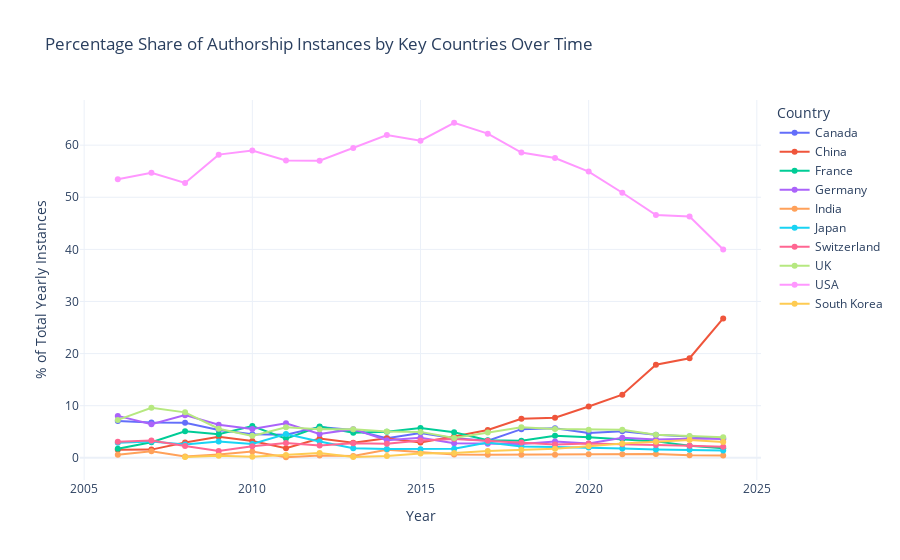

Notebook code cell kept with this figure:
### Markdown cell above
### H2: Geographic Shifts

**Hypothesis:** While North America (USA/Canada) has historically dominated, contributions from East Asia (particularly China) have shown the most rapid growth in recent years, significantly increasing their share of publications.

**Quantification:** Calculate the percentage share of total yearly authorship instances for key countries over time. Filter out "Unknown Country" instances before calculating percentages.

### Code cell
# Filter out unknown countries
geo_df = df[df['Country'] != 'Unknown Country'].copy()

# Calculate counts per year and country
country_yearly_counts = geo_df.groupby(['Year', 'Country']).size().reset_index(name='Count')

# Calculate total counts per year (only considering known countries)
total_yearly_counts = country_yearly_counts.groupby('Year')['Count'].sum().reset_index(name='TotalYearlyCount')

# Merge totals back to calculate percentages
country_yearly_perc = pd.merge(country_yearly_counts, total_yearly_counts, on='Year')
country_yearly_perc['Percentage'] = (country_yearly_perc['Count'] / country_yearly_perc['TotalYearlyCount']) * 100

# Select key countries/regions to plot
key_countries = ['USA', 'China', 'Canada', 'UK', 'Germany', 'France', 'India', 'Japan', 'South Korea', 'Switzerland']

# Filter data for plotting
plot_data_h2 = country_yearly_perc[country_yearly_perc['Country'].isin(key_countries)]

# Create the interactive line plot
fig_h2 = px.line(plot_data_h2,
                 x='Year',
                 y='Percentage',
                 color='Country',
                 markers=True,
                 title='Percentage Share of Authorship Instances by Key Countries Over Time',
                 labels={'Percentage': '% of Total Yearly Instances', 'Year': 'Year'},
                 hover_data={'Count': True, 'Percentage': ':.2f%'})

fig_h2.update_layout(hovermode="x unified")
fig_h2.show()

### Figure 1 — Plotly figure (JSON) as saved in the notebook; plotly's stock layout.template omitted (floating-point values rounded to 4 significant figures)
{"data": [{"customdata": [[37], [43], [50], [41], [41], [41], [70], [61], [51], [63], [76], [137], [424], [624], [604], [973], [1068], [1400], [1840]], "hovertemplate": "Country=Canada<br>Year=%{x}<br>% of Total Yearly Instances=%{y:.2f%}<br>Count=%{customdata[0]}<extra></extra>", "legendgroup": "Canada", "line": {"color": "#636efa", "dash": "solid"}, "marker": {"symbol": "circle"}, "mode": "lines+markers", "name": "Canada", "orientation": "v", "showlegend": true, "type": "scatter", "x": [2006, 2007, 2008, 2009, 2010, 2011, 2012, 2013, 2014, 2015, 2016, 2017, 2018, 2019, 2020, 2021, 2022, 2023, 2024], "xaxis": "x", "y": [7.088, 6.761, 6.711, 5.325, 4.545, 4.447, 5.922, 5.328, 3.747, 4.751, 3.774, 3.27, 5.496, 5.654, 4.775, 5.107, 4.41, 4.107, 3.628], "yaxis": "y"}, {"customdata": [[8], [10], [22], [31], [29], [17], [44], [33], [51], [39], [82], [223], [577], [851], [1245], [2310], [4326], [6514], [13565]], "hovertemplate": "Country=China<br>Year=%{x}<br>% of Total Yearly Instances=%{y:.2f%}<br>Count=%{customdata[0]}<extra></extra>", "legendgroup": "China", "line": {"color": "#EF553B", "dash": "solid"}, "marker": {"symbol": "circle"}, "mode": "lines+markers", "name": "China", "orientation": "v", "showlegend": true, "type": "scatter", "x": [2006, 2007, 2008, 2009, 2010, 2011, 2012, 2013, 2014, 2015, 2016, 2017, 2018, 2019, 2020, 2021, 2022, 2023, 2024], "xaxis": "x", "y": [1.533, 1.572, 2.953, 4.026, 3.215, 1.844, 3.723, 2.882, 3.747, 2.941, 4.071, 5.323, 7.48, 7.71, 9.843, 12.12, 17.86, 19.11, 26.74], "yaxis": "y"}, {"customdata": [[9], [19], [38], [35], [55], [34], [71], [55], [68], [76], [99], [141], [253], [469], [500], [688], [764], [785], [921]], "hovertemplate": "Country=France<br>Year=%{x}<br>% of Total Yearly Instances=%{y:.2f%}<br>Count=%{customdata[0]}<extra></extra>", "legendgroup": "France", "line": {"color": "#00cc96", "dash": "solid"}, "marker": {"symbol": "circle"}, "mode": "lines+markers", "name": "France", "orientation": "v", "showlegend": true, "type": "scatter", "x": [2006, 2007, 2008, 2009, 2010, 2011, 2012, 2013, 2014, 2015, 2016, 2017, 2018, 2019, 2020, 2021, 2022, 2023, 2024], "xaxis": "x", "y": [1.724, 2.987, 5.101, 4.545, 6.098, 3.688, 6.007, 4.803, 4.996, 5.732, 4.916, 3.366, 3.28, 4.249, 3.953, 3.611, 3.154, 2.303, 1.816], "yaxis": "y"}, {"customdata": [[42], [41], [61], [49], [50], [61], [54], [63], [46], [51], [56], [114], [204], [347], [350], [732], [849], [1241], [1855]], "hovertemplate": "Country=Germany<br>Year=%{x}<br>% of Total Yearly Instances=%{y:.2f%}<br>Count=%{customdata[0]}<extra></extra>", "legendgroup": "Germany", "line": {"color": "#ab63fa", "dash": "solid"}, "marker": {"symbol": "circle"}, "mode": "lines+markers", "name": "Germany", "orientation": "v", "showlegend": true, "type": "scatter", "x": [2006, 2007, 2008, 2009, 2010, 2011, 2012, 2013, 2014, 2015, 2016, 2017, 2018, 2019, 2020, 2021, 2022, 2023, 2024], "xaxis": "x", "y": [8.046, 6.447, 8.188, 6.364, 5.543, 6.616, 4.569, 5.502, 3.38, 3.846, 2.781, 2.721, 2.645, 3.144, 2.767, 3.842, 3.505, 3.64, 3.657], "yaxis": "y"}, {"customdata": [[3], [8], [2], [5], [11], [1], [5], [4], [21], [14], [13], [24], [45], [63], [86], [128], [178], [166], [215]], "hovertemplate": "Country=India<br>Year=%{x}<br>% of Total Yearly Instances=%{y:.2f%}<br>Count=%{customdata[0]}<extra></extra>", "legendgroup": "India", "line": {"color": "#FFA15A", "dash": "solid"}, "marker": {"symbol": "circle"}, "mode": "lines+markers", "name": "India", "orientation": "v", "showlegend": true, "type": "scatter", "x": [2006, 2007, 2008, 2009, 2010, 2011, 2012, 2013, 2014, 2015, 2016, 2017, 2018, 2019, 2020, 2021, 2022, 2023, 2024], "xaxis": "x", "y": [0.5747, 1.258, 0.2685, 0.6494, 1.22, 0.1085, 0.423, 0.3493, 1.543, 1.056, 0.6455, 0.5729, 0.5834, 0.5708, 0.6799, 0.6718, 0.7349, 0.487, 0.4239], "yaxis": "y"}, {"customdata": [[15], [20], [19], [24], [24], [42], [37], [21], [23], [22], [35], [123], [166], [231], [252], [345], [388], [520], [713]], "hovertemplate": "Country=Japan<br>Year=%{x}<br>% of Total Yearly Instances=%{y:.2f%}<br>Count=%{customdata[0]}<extra></extra>", "legendgroup": "Japan", "line": {"color": "#19d3f3", "dash": "solid"}, "marker": {"symbol": "circle"}, "mode": "lines+markers", "name": "Japan", "orientation": "v", "showlegend": true, "type": "scatter", "x": [2006, 2007, 2008, 2009, 2010, 2011, 2012, 2013, 2014, 2015, 2016, 2017, 2018, 2019, 2020, 2021, 2022, 2023, 2024], "xaxis": "x", "y": [2.874, 3.145, 2.55, 3.117, 2.661, 4.555, 3.13, 1.834, 1.69, 1.659, 1.738, 2.936, 2.152, 2.093, 1.992, 1.811, 1.602, 1.525, 1.406], "yaxis": "y"}, {"customdata": [[16], [21], [17], [10], [20], [26], [28], [32], [37], [44], [73], [137], [225], [282], [346], [500], [600], [796], [1075]], "hovertemplate": "Country=Switzerland<br>Year=%{x}<br>% of Total Yearly Instances=%{y:.2f%}<br>Count=%{customdata[0]}<extra></extra>", "legendgroup": "Switzerland", "line": {"color": "#FF6692", "dash": "solid"}, "marker": {"symbol": "circle"}, "mode": "lines+markers", "name": "Switzerland", "orientation": "v", "showlegend": true, "type": "scatter", "x": [2006, 2007, 2008, 2009, 2010, 2011, 2012, 2013, 2014, 2015, 2016, 2017, 2018, 2019, 2020, 2021, 2022, 2023, 2024], "xaxis": "x", "y": [3.065, 3.302, 2.282, 1.299, 2.217, 2.82, 2.369, 2.795, 2.719, 3.318, 3.625, 3.27, 2.917, 2.555, 2.735, 2.624, 2.477, 2.335, 2.119], "yaxis": "y"}, {"customdata": [[38], [61], [65], [43], [38], [54], [65], [63], [69], [66], [77], [203], [452], [609], [680], [1023], [1074], [1420], [2001]], "hovertemplate": "Country=UK<br>Year=%{x}<br>% of Total Yearly Instances=%{y:.2f%}<br>Count=%{customdata[0]}<extra></extra>", "legendgroup": "UK", "line": {"color": "#B6E880", "dash": "solid"}, "marker": {"symbol": "circle"}, "mode": "lines+markers", "name": "UK", "orientation": "v", "showlegend": true, "type": "scatter", "x": [2006, 2007, 2008, 2009, 2010, 2011, 2012, 2013, 2014, 2015, 2016, 2017, 2018, 2019, 2020, 2021, 2022, 2023, 2024], "xaxis": "x", "y": [7.28, 9.591, 8.725, 5.584, 4.213, 5.857, 5.499, 5.502, 5.07, 4.977, 3.823, 4.846, 5.859, 5.518, 5.376, 5.369, 4.434, 4.166, 3.945], "yaxis": "y"}, {"customdata": [[279], [348], [393], [448], [532], [526], [674], [681], [843], [807], [1295], [2606], [4518], [6349], [6949], [9693], [11281], [15791], [20270]], "hovertemplate": "Country=USA<br>Year=%{x}<br>% of Total Yearly Instances=%{y:.2f%}<br>Count=%{customdata[0]}<extra></extra>", "legendgroup": "USA", "line": {"color": "#FF97FF", "dash": "solid"}, "marker": {"symbol": "circle"}, "mode": "lines+markers", "name": "USA", "orientation": "v", "showlegend": true, "type": "scatter", "x": [2006, 2007, 2008, 2009, 2010, 2011, 2012, 2013, 2014, 2015, 2016, 2017, 2018, 2019, 2020, 2021, 2022, 2023, 2024], "xaxis": "x", "y": [53.45, 54.72, 52.75, 58.18, 58.98, 57.05, 57.02, 59.48, 61.94, 60.86, 64.3, 62.21, 58.57, 57.52, 54.94, 50.87, 46.58, 46.32, 39.96], "yaxis": "y"}, {"customdata": [[1], [3], [2], [5], [11], [2], [5], [11], [19], [55], [120], [194], [282], [525], [743], [1161], [1531]], "hovertemplate": "Country=South Korea<br>Year=%{x}<br>% of Total Yearly Instances=%{y:.2f%}<br>Count=%{customdata[0]}<extra></extra>", "legendgroup": "South Korea", "line": {"color": "#FECB52", "dash": "solid"}, "marker": {"symbol": "circle"}, "mode": "lines+markers", "name": "South Korea", "orientation": "v", "showlegend": true, "type": "scatter", "x": [2008, 2009, 2010, 2011, 2012, 2013, 2014, 2015, 2016, 2017, 2018, 2019, 2020, 2021, 2022, 2023, 2024], "xaxis": "x", "y": [0.1342, 0.3896, 0.2217, 0.5423, 0.9306, 0.1747, 0.3674, 0.8296, 0.9434, 1.313, 1.556, 1.758, 2.229, 2.755, 3.068, 3.406, 3.018], "yaxis": "y"}], "layout": {"hovermode": "x unified", "legend": {"title": {"text": "Country"}, "tracegroupgap": 0}, "title": {"text": "Percentage Share of Authorship Instances by Key Countries Over Time"}, "xaxis": {"anchor": "y", "domain": [0, 1], "title": {"text": "Year"}}, "yaxis": {"anchor": "x", "domain": [0, 1], "title": {"text": "% of Total Yearly Instances"}}}}
